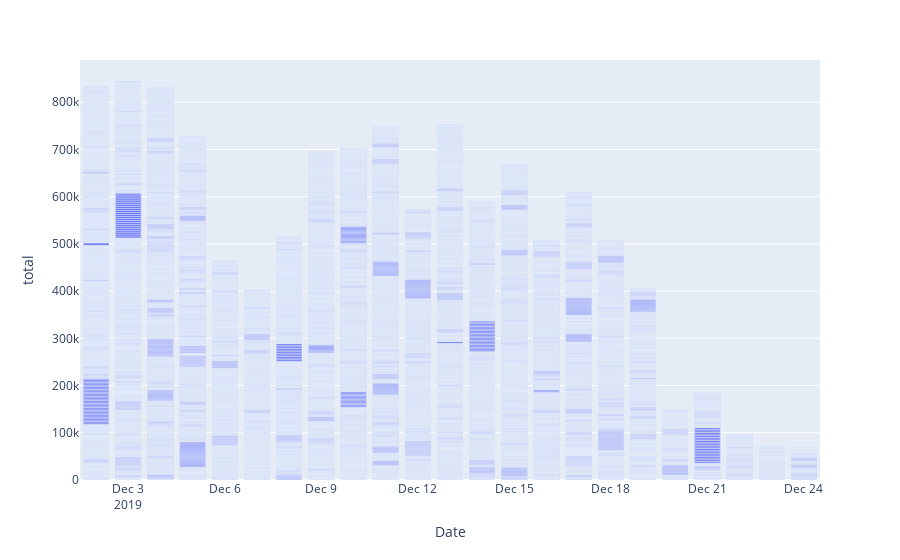

The notebook cell saved with this chart:
### Code cell
# Using plotly.express
import plotly.express as px
fig = px.bar(previous, x='Date', y="total")

fig.show()

### Figure 1 — Plotly figure (JSON) as saved in the notebook; plotly's stock layout.template omitted (floating-point values rounded to 4 significant figures; data arrays with more than 128 entries replaced by an {"elided": "..."} marker saying what was removed)
{"data": [{"alignmentgroup": "True", "hovertemplate": "Date=%{x}<br>total=%{y}<extra></extra>", "legendgroup": "", "marker": {"color": "#636efa"}, "name": "", "offsetgroup": "", "orientation": "v", "showlegend": false, "textposition": "auto", "type": "bar", "x": {"elided": "27750 str values"}, "xaxis": "x", "y": {"elided": "27750 float values"}, "yaxis": "y"}], "layout": {"barmode": "relative", "legend": {"tracegroupgap": 0}, "margin": {"t": 60}, "xaxis": {"anchor": "y", "domain": [0, 1], "title": {"text": "Date"}}, "yaxis": {"anchor": "x", "domain": [0, 1], "title": {"text": "total"}}}}
